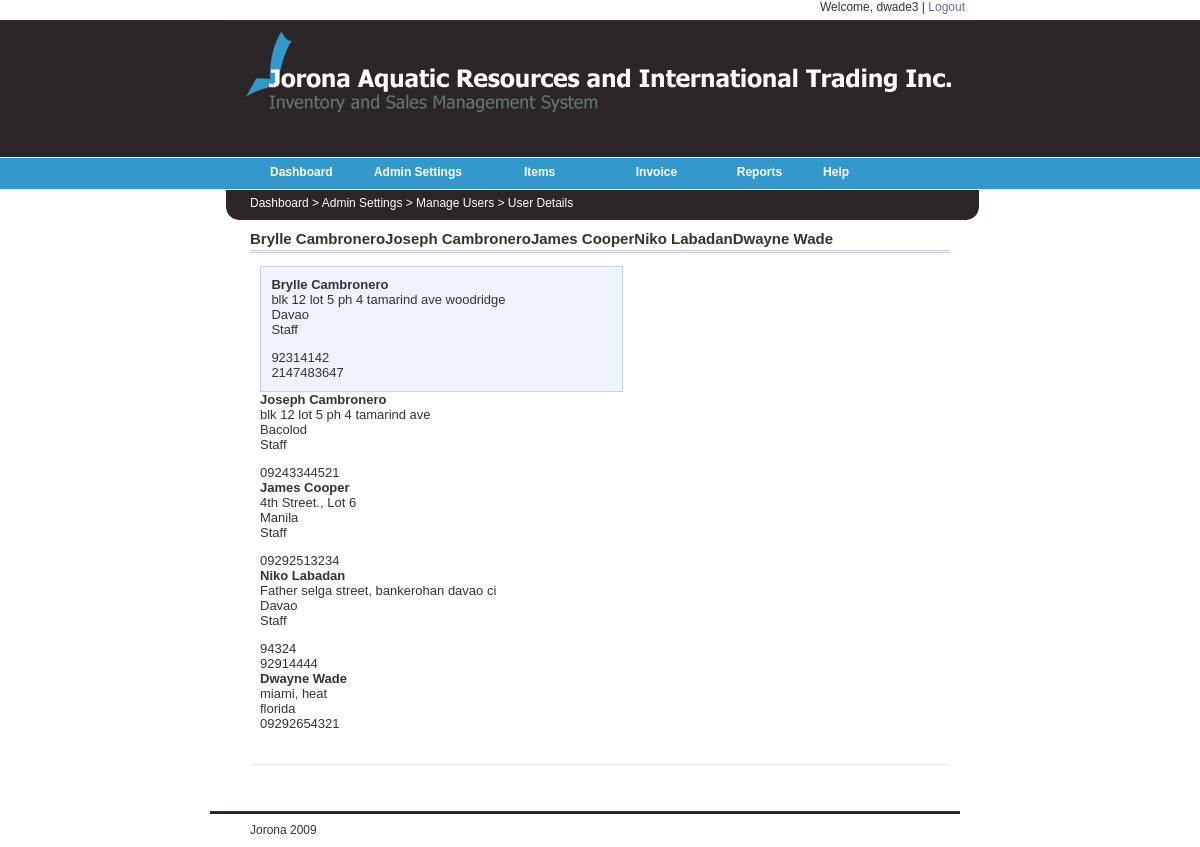
Page /final/view_user_info.php (signed in) on the committed database.
### tables this page shows
CREATE TABLE IF NOT EXISTS `tbl_users` (
  `userid` int(4) NOT NULL auto_increment,
  `username` varchar(30) NOT NULL,
  `password` varchar(200) NOT NULL,
  `userlevel` tinyint(1) unsigned NOT NULL,
  `firstname` varchar(30) NOT NULL,
  `lastname` varchar(30) NOT NULL,
  `contact` varchar(20) NOT NULL,
  `alt_contact` int(11) NOT NULL,
  `address` varchar(100) NOT NULL,
  `city` varchar(100) NOT NULL,
  PRIMARY KEY  (`userid`),
  KEY `username` (`username`,`firstname`,`lastname`)
);

### final/includes/functions.php (called while the page is built, shortened)
<?php
    function SearchUser($keyword) {
        if ($keyword!="")
        {
            $result = mysql_query("SELECT * FROM tbl_users WHERE userid='$keyword' OR username='$keyword' OR lastname='$keyword' OR firstname='$keyword'");
        }
        else $result = mysql_query("SELECT * FROM tbl_users ORDER BY lastname ASC");
        return $result;
    }
?>

### final/view_user_info.php (the view, shortened to what this page needs)
<?php include("includes/functions.php");?>
<link rel="stylesheet" href="_common/css/main.css" type="text/css" media="all">
<link href="stylesheets/sortableTable.css" rel="stylesheet" type="text/css" />
<?php include("includes/header.php");?>
<br>
<div id="mainMenuContent">Dashboard > Admin Settings > Manage Users > User Details</div>
</div><div> <div id="content1">
<div class="header">
<p class="h"><?php
    $keyword = $_GET['u'];
    $result=SearchUser($keyword);
    while($row = mysql_fetch_array($result))
            { echo $row['firstname']." ".$row['lastname']; }
?> </p>
</div>
<table id="contact-middle-section">
  <tbody>
    <tr>
      <td id="contact-card">
      <div class="details">
      <?php
		$keyword = $_GET['u'];
		$result=SearchUser($keyword);
		while($row = mysql_fetch_array($result))
				{
	echo "
      <div><strong>".$row['firstname']." ".$row['lastname']."</strong></div>
      <div>".$row['address']."</div>
      <div>".$row['city']."</div>";
	  if($row['userlevel']==1){echo "<div>Admin</div>";}
	  elseif($row['userlevel']==2){echo "<div>Staff</div><p><p>";}
	  echo "<div>".$row['contact']."</div>";
	  if($row['alt_contact']!=0){ echo $row['alt_contact'];}
	  echo "</div>";
      } ?>
      <p>&nbsp;</p></td>
<p>&nbsp;</p>
<?php require("includes/footer.php");?>

### final/_common/css/main.css (style rules this page uses)
body { line-height: 1.5; background: #fff; margin:1.5em 0; }
table { border-collapse: separate; border-spacing: 0; }
caption, th, td { text-align: left; font-weight:400; }
body { color: black; font-family: Verdana, sans-serif; font-size: 12px; }

### final/stylesheets/sortableTable.css (style rules this page uses)
table { width: 100%; }
tr { background-color: #FFFFFF; padding: 4px; font-size: 13px; }
td { padding: 5px 10px; border-bottom: 1px solid #eee; }

### final/stylesheets/web.css (style rules this page uses)
body { margin: 0px 0px 10px 0px; padding: 0px; line-height: 200%; color: #333; font: 12px Arial, Verdana, sans-serif; background:url(../images/b_g.gif) top left repeat-x; }
#mainMenuContent { margin-left: 50px; }
#content1 { padding: 0px; width: 700px; background-color:#FFFFFF; margin-left:50px; margin-top: 010px; float: left; }
div.header { border-bottom: 3px double rgb(198, 209, 224); padding-bottom: 3px; margin-bottom: 8px; }
p.h { font:arial; font-size:15px; padding:0; margin-top:0; margin-bottom:0; font-weight:bold; }
div.details { background: rgb(239, 243, 254); border: 1px solid rgb(194, 209, 228); padding: .8em .8em; width: 50%; }

### rows in the picture
tbl_users: firstname "Brylle", lastname "Cambronero", address "blk 12 lot 5 ph 4 tamarind ave woodridge", city "Davao", userlevel "Staff", contact "92314142", alt_contact "2147483647"
tbl_users: firstname "Joseph", lastname "Cambronero", address "blk 12 lot 5 ph 4 tamarind ave", city "Bacolod", userlevel "Staff", contact "09243344521"
tbl_users: firstname "James", lastname "Cooper", address "4th Street., Lot 6", city "Manila", userlevel "Staff", contact "09292513234"
tbl_users: firstname "Niko", lastname "Labadan", address "Father selga street, bankerohan davao ci", city "Davao", userlevel "Staff", contact "94324", alt_contact "92914444"
tbl_users: firstname "Dwayne", lastname "Wade", address "miami, heat", city "florida", contact "09292654321"

### other values in the picture
$_SESSION['username'] "dwade3"
